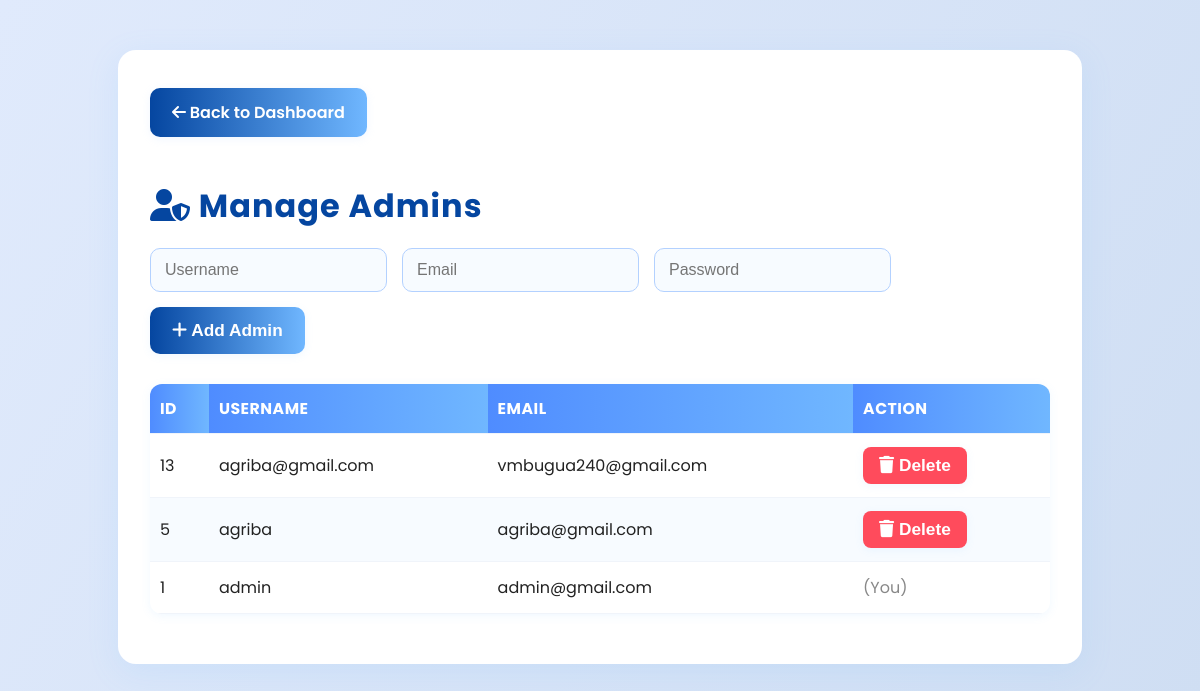
/manage_admin.php (signed in), run on the app's committed database.
### tables this page shows
CREATE TABLE `users` (
  `id` int(11) NOT NULL,
  `username` varchar(50) NOT NULL,
  `email` varchar(100) DEFAULT NULL,
  `password` varchar(255) NOT NULL,
  `role` enum('admin','doctor','receptionist','patient') NOT NULL DEFAULT 'patient',
  `created_at` timestamp NOT NULL DEFAULT current_timestamp()
);

### manage_admin.php (the view, shortened to what this page needs)
<?php
$conn = new mysqli("localhost", "root", "", "hospital_db");
$result = $conn->query("SELECT * FROM users WHERE role='admin' ORDER BY id DESC");
?>
<!DOCTYPE html>
<html lang="en">
<head>
<link rel="stylesheet" href="https://cdnjs.cloudflare.com/ajax/libs/font-awesome/6.5.0/css/all.min.css">
</head>
<body>
<div class="container">
  <a href="admin_dashboard.php" style="display:inline-block; margin-bottom:18px; background:linear-gradient(90deg,#0546a0 0%,#70b7ff 100%); color:#fff; padding:12px 22px; border-radius:10px; text-decoration:none; font-weight:600; box-shadow:0 2px 8px #b3d1ff33;"><i class="fas fa-arrow-left"></i> Back to Dashboard</a>
  <h2><i class="fas fa-user-shield"></i> Manage Admins</h2>
  <form method="POST">
    <input type="text" name="username" placeholder="Username" required>
    <input type="email" name="email" placeholder="Email" required>
    <input type="password" name="password" placeholder="Password" required>
    <button type="submit" name="add_admin"><i class="fas fa-plus"></i> Add Admin</button>
  </form>
  <table>
    <thead>
      <tr><th>ID</th><th>Username</th><th>Email</th><th>Action</th></tr>
    </thead>
    <tbody>
    <?php while($row = $result->fetch_assoc()): ?>
      <tr>
        <td><?= $row['id'] ?></td>
        <td><?= htmlspecialchars($row['username']) ?></td>
        <td><?= htmlspecialchars($row['email']) ?></td>
        <td>
          <?php if($row['id'] != $_SESSION['user_id']): ?>
          <form method="POST" style="display:inline;">
            <button type="submit" name="delete_admin" class="delete-btn"><i class="fas fa-trash"></i> Delete</button>
          </form>
          <?php else: ?>
            <span style="color:#888;">(You)</span>
          <?php endif; ?>
        </td>
      </tr>
    <?php endwhile; ?>
    </tbody>
  </table>
</div>
</body>
</html>

### manage_admin.php (style rules this page uses)
body { font-family: 'Poppins', sans-serif; background: linear-gradient(120deg, #e0eafc 0%, #cfdef3 100%); margin: 0; color: #222; }
.container { max-width: 900px; margin: 50px auto; background: #fff; border-radius: 18px; box-shadow: 0 8px 32px rgba(112,183,255,0.13); padding: 38px 32px 32px 32px; }
h2 { color: #0546a0; font-size: 2rem; margin-bottom: 18px; font-weight: 700; letter-spacing: 1px; }
form { display: flex; gap: 15px; flex-wrap: wrap; margin-bottom: 30px; align-items: flex-end; }
form input { padding: 12px 14px; border-radius: 10px; border: 1px solid #b3d1ff; background: #f7fbff; font-size: 1rem; color: #222; outline: none; transition: box-shadow 0.3s; }
form button { padding: 13px 22px; border: none; background: linear-gradient(90deg, #0546a0 0%, #70b7ff 100%); color: #fff; font-weight: 600; border-radius: 10px; font-size: 1.08rem; box-shadow: 0 2px 8px rgba(112,183,255,0.10); transition: background 0.3s, transform 0.3s; cursor: pointer; }
table { width: 100%; border-collapse: collapse; background: #fff; border-radius: 12px; overflow: hidden; box-shadow: 0 2px 10px rgba(112,183,255,0.10); margin-bottom: 18px; }
th, td { padding: 13px 10px; text-align: left; border-bottom: 1px solid #f0f4fa; font-size: 1rem; }
th { background: linear-gradient(90deg, #4f8cff 0%, #70b7ff 100%); color: #fff; text-transform: uppercase; letter-spacing: 0.5px; font-size: 0.98rem; }
tr:nth-child(even) { background: #f7fbff; }
.delete-btn { background: #ff4b5c; color: #fff; border: none; border-radius: 8px; padding: 8px 16px; font-weight: 600; cursor: pointer; transition: background 0.2s; }

### data on the page
users: id "13", username "agriba@gmail.com", email "vmbugua240@gmail.com"
users: id "5", username "agriba", email "agriba@gmail.com"
users: id "1", username "admin", email "admin@gmail.com", shows "(You)"
